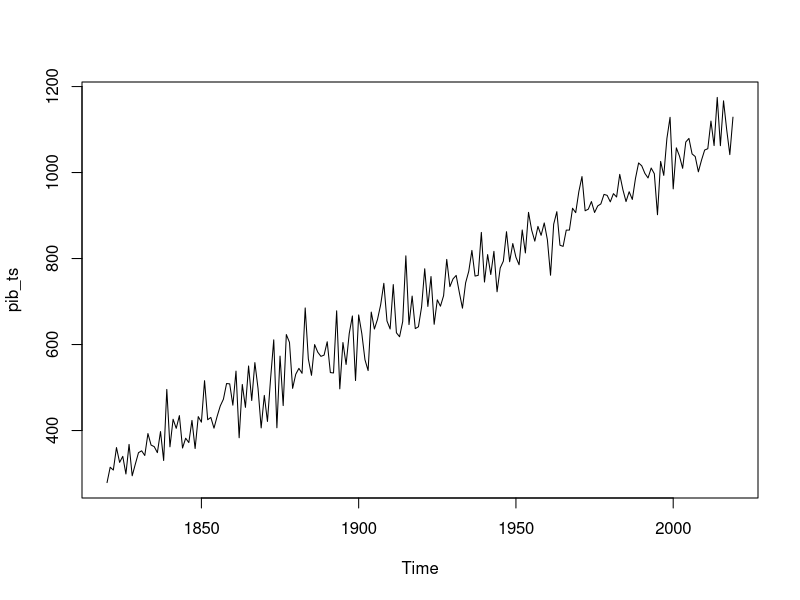

This chart was generated by the following R code:

set.seed(100) ###semilla
t=c(1:200) ##Consecutivo del tiempo
pib=200+ 4*t + rnorm(n=200,mean=100,sd=50) ###Crear variable ficticia

pib_ts=ts(pib, start=1820,frequency =1 ) ##Convertir variable a serie de tiempo
plot(pib_ts) ### para grficar

print(pib_ts) ###Para ver información de la serie

n=length(pib_ts)

# propiedades de la serie de tiempo

start(pib_ts)
end(pib_ts)
frequency(pib_ts)

### Ajustar modelo de regresión lineal
m1=lm(pib_ts~t)
summary(m1)

#######Ejercicio ###

set.seed(100) ###semilla
t=c(1:200) ##Consecutivo del tiempo
pib=200+ 4*t + 2*t^2 + rnorm(n=200,mean=100,sd=50)
  
mean(pib) ### para verificar valor

#######

